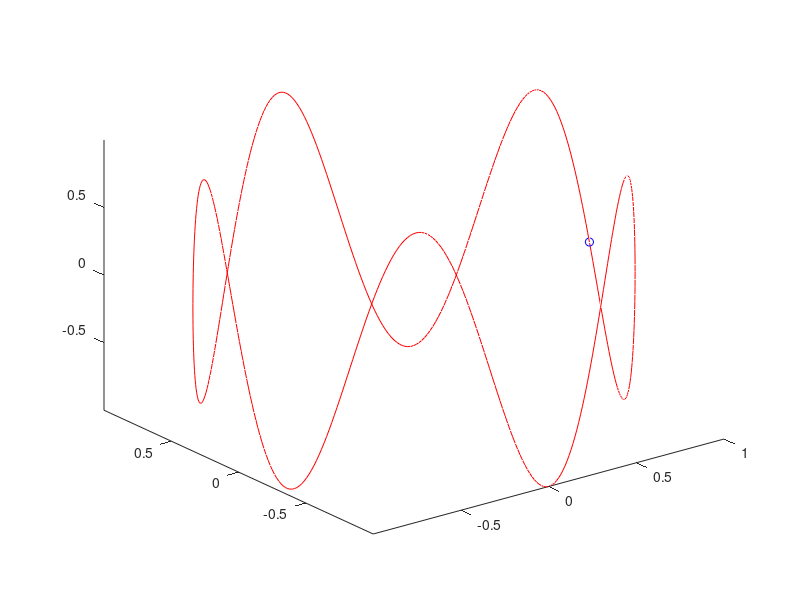

Write MATLAB code to recreate this figure.
t = linspace(0,2*pi,500);
x=cos(t);
y=sin(t);
z=sin(5*t);
xlabel('x-axis');
ylabel('y-axis');
zlabel('z-axis');
title('3D curve');
plot3(x,y,z);
comet3(x,y,z);


